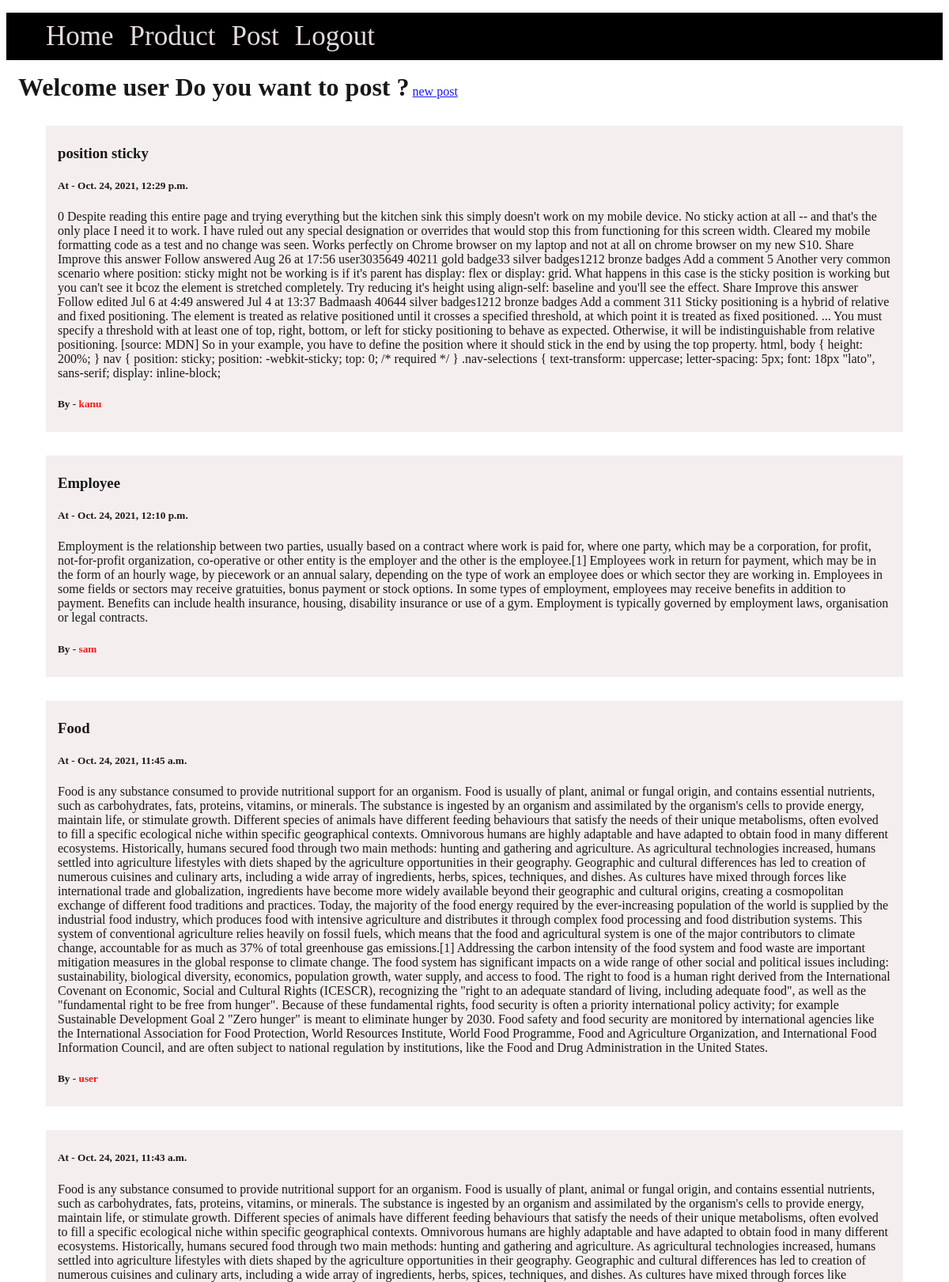
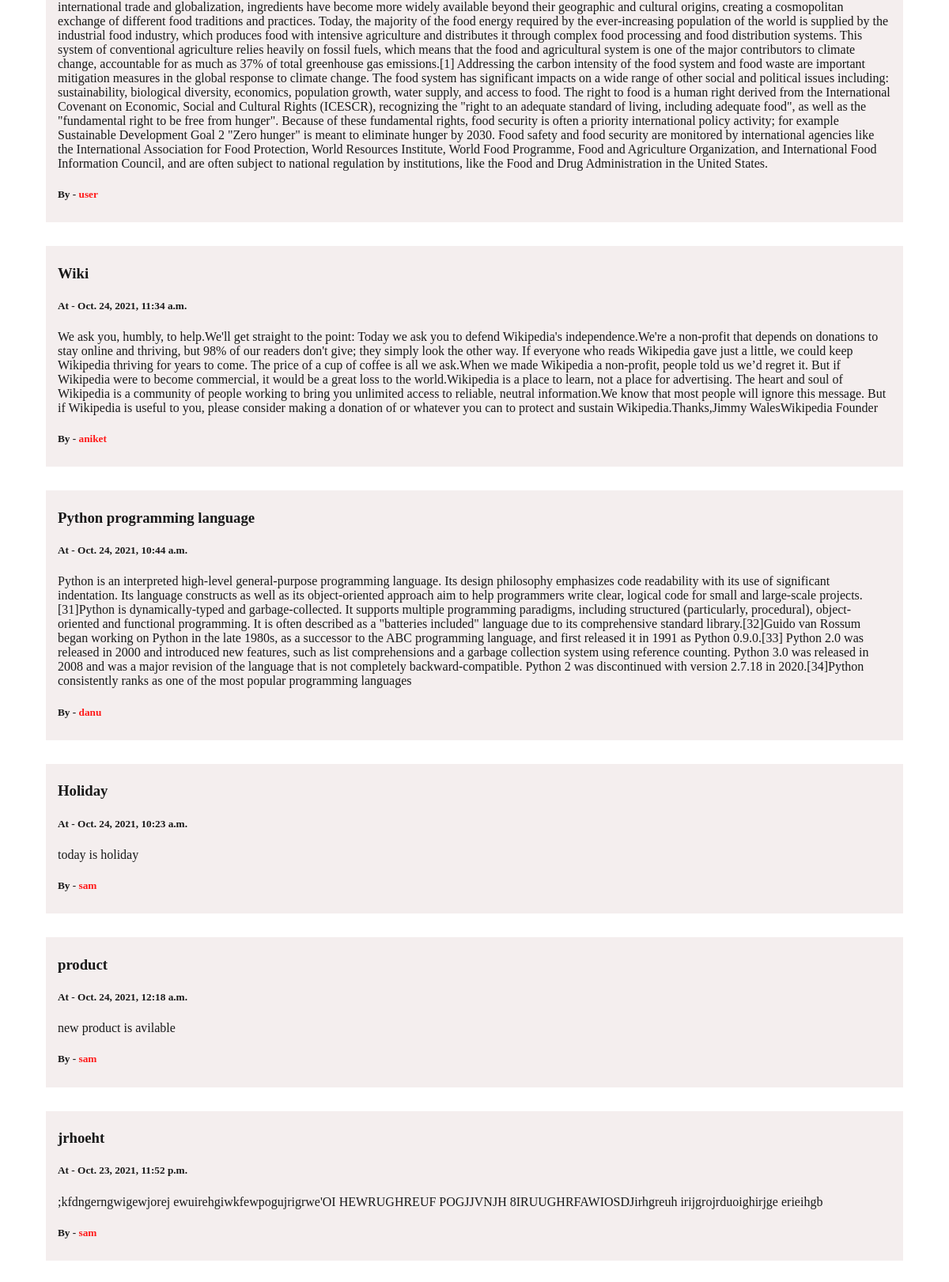
The page / (signed in, upper part) on the database its author committed (2 pictures, top to bottom).
### User/models.py (models this page shows, shortened)
class Post(models.Model):
    p_id = models.AutoField(primary_key=True)
    user = models.ForeignKey(User, on_delete=models.CASCADE, null=True, blank=True)
    title = models.CharField(max_length=1000)
    text = models.CharField(max_length=500000)
    create_at = models.DateTimeField(default=datetime.now, blank=True)
    update_at = models.DateTimeField(default=datetime.now, blank=True)

### User/views.py (the view)
# urls.py: path('',views.home,name="home"),
def home(request):
    post = Post.objects.all()
    return render(request,"User/home.html",{'post':post})

### User/templates/User/home.html (shortened to what this page needs)
{% extends 'base.html'%}
{% block body  %}
    <div class="container">
    {% if user.is_authenticated %}
    <h1 style="display: inline; padding-left:15px;">Welcome {{user.username}} Do you want to post ?</h1>
    <a href="{% url 'newpost' pk=user.username %}">new post</a>
    {% endif %}
        {% for i in post reversed %}
            <div class="mypost">
                <h3>{{i.title}}</h3>
                <h5>At - {{i.create_at}}</h5>
                {{i.text}}
                <h5 >By - <span style="color: red;">{{i.user.username}}</span></h5>
            </div>
        {% endfor %}
    </div>
{% endblock %}

### rows shown on the page
Post: title "position sticky", create_at "Oct. 24, 2021, 12:29 p.m.", text "0 Despite reading this entire page and trying everything but the kitchen sink this simply doesn't work on my mobile device. No sticky action at all -- and that's the only place I need it to work. I have ruled out any special designation or overrides that would stop this from functioning for this screen width. Cleared my mobile formatting code as a test and no change was seen. Works perfectly on Chrome browser on my laptop and not at all on chrome browser on my new S10. Share Improve this answer Follow answered Aug 26 at 17:56 user3035649 40211 gold badge33 silver badges1212 bronze badges Add a comment 5 Another very common scenario where position: sticky might not be working is if it's…", user.username "kanu"
Post: title "Employee", create_at "Oct. 24, 2021, 12:10 p.m.", text "Employment is the relationship between two parties, usually based on a contract where work is paid for, where one party, which may be a corporation, for profit, not-for-profit organization, co-operative or other entity is the employer and the other is the employee.[1] Employees work in return for payment, which may be in the form of an hourly wage, by piecework or an annual salary, depending on the type of work an employee does or which sector they are working in. Employees in some fields or sectors may receive gratuities, bonus payment or stock options. In some types of employment, employees may receive benefits in addition to payment. Benefits can include health insurance, housing,…", user.username "sam"
Post: title "Food", create_at "Oct. 24, 2021, 11:45 a.m.", text "Food is any substance consumed to provide nutritional support for an organism. Food is usually of plant, animal or fungal origin, and contains essential nutrients, such as carbohydrates, fats, proteins, vitamins, or minerals. The substance is ingested by an organism and assimilated by the organism's cells to provide energy, maintain life, or stimulate growth. Different species of animals have different feeding behaviours that satisfy the needs of their unique metabolisms, often evolved to fill a specific ecological niche within specific geographical contexts. Omnivorous humans are highly adaptable and have adapted to obtain food in many different ecosystems. Historically, humans secured…", user.username "user"
Post: create_at "Oct. 24, 2021, 11:43 a.m.", text "Food is any substance consumed to provide nutritional support for an organism. Food is usually of plant, animal or fungal origin, and contains essential nutrients, such as carbohydrates, fats, proteins, vitamins, or minerals. The substance is ingested by an organism and assimilated by the organism's cells to provide energy, maintain life, or stimulate growth. Different species of animals have different feeding behaviours that satisfy the needs of their unique metabolisms, often evolved to fill a specific ecological niche within specific geographical contexts. Omnivorous humans are highly adaptable and have adapted to obtain food in many different ecosystems. Historically, humans secured…", user.username "user"
Post: title "Wiki", create_at "Oct. 24, 2021, 11:34 a.m.", text "We ask you, humbly, to help.We'll get straight to the point: Today we ask you to defend Wikipedia's independence.We're a non-profit that depends on donations to stay online and thriving, but 98% of our readers don't give; they simply look the other way. If everyone who reads Wikipedia gave just a little, we could keep Wikipedia thriving for years to come. The price of a cup of coffee is all we ask.When we made Wikipedia a non-profit, people told us we’d regret it. But if Wikipedia were to become commercial, it would be a great loss to the world.Wikipedia is a place to learn, not a place for advertising. The heart and soul of Wikipedia is a community of people working to bring you unlimited…", user.username "aniket"
Post: title "Python programming language", create_at "Oct. 24, 2021, 10:44 a.m.", text "Python is an interpreted high-level general-purpose programming language. Its design philosophy emphasizes code readability with its use of significant indentation. Its language constructs as well as its object-oriented approach aim to help programmers write clear, logical code for small and large-scale projects.[31]Python is dynamically-typed and garbage-collected. It supports multiple programming paradigms, including structured (particularly, procedural), object-oriented and functional programming. It is often described as a \"batteries included\" language due to its comprehensive standard library.[32]Guido van Rossum began working on Python in the late 1980s, as a successor to the ABC…", user.username "danu"
Post: title "Holiday", create_at "Oct. 24, 2021, 10:23 a.m.", text "today is holiday", user.username "sam"
Post: title "product", create_at "Oct. 24, 2021, 12:18 a.m.", text "new product is avilable", user.username "sam"
Post: title "jrhoeht", create_at "Oct. 23, 2021, 11:52 p.m.", text ";kfdngerngwigewjorej ewuirehgiwkfewpogujrigrwe'OI HEWRUGHREUF POGJJVNJH 8IRUUGHRFAWIOSDJirhgreuh irijgrojrduoighirjge erieihgb", user.username "sam"

### other values the page prints
{{ user.username }} "user"
